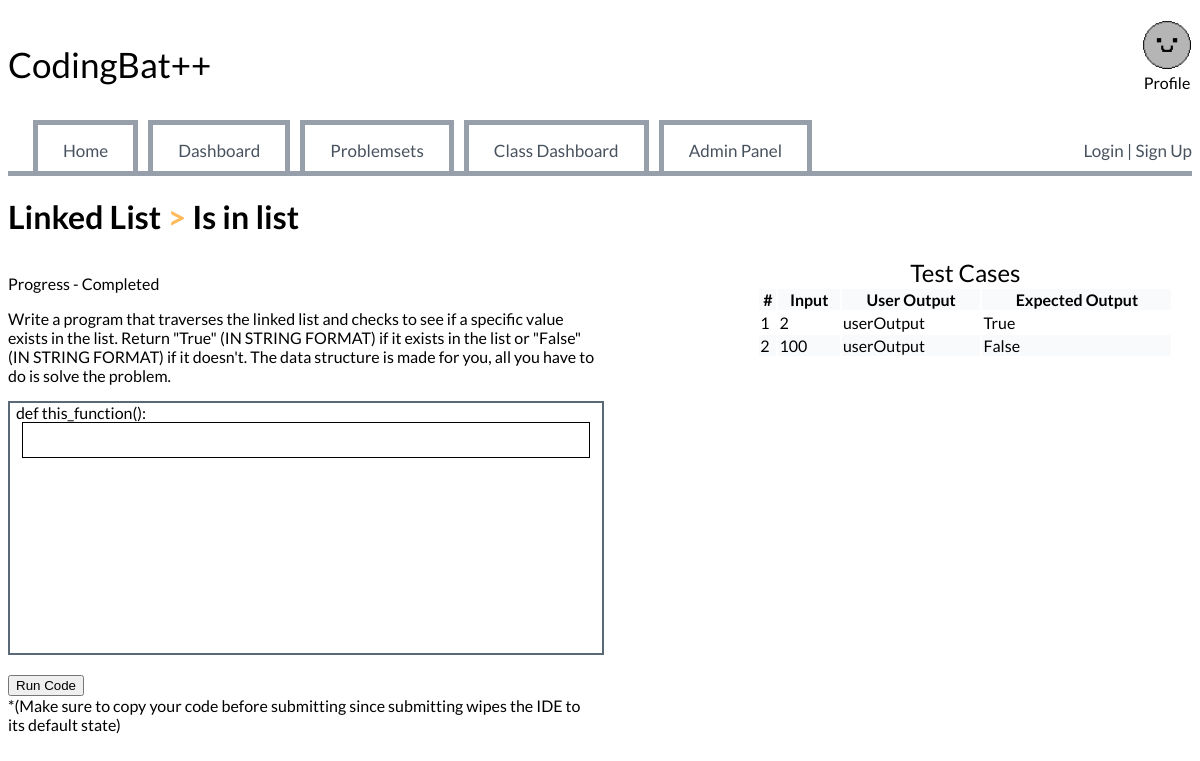
Screenshot of /problemsets/Linked List/Problem13 (signed in) with the database file from the repository.
### website/models.py (models this page shows)
class ProblemCategory(db.Model):
    __tablename__ = 'problem_categories'
    id = db.Column(db.Integer, primary_key=True)
    name = db.Column(db.String(100), unique=True, nullable=False)
    description = db.Column(db.Text, nullable=True)
    problems = db.relationship('Problems', lazy=True)

class Problems(db.Model):
    id = db.Column(db.Integer, primary_key=True)
    problemName = db.Column(db.String(100), nullable=False, unique=True)
    function = db.Column(db.Text, nullable=False)
    description = db.Column(db.Text, nullable=False)
    difficulty = db.Column(db.String(80), nullable=False)
    users = db.relationship('User', secondary='user_progress', back_populates='problems', lazy='dynamic')
    user_progress = db.relationship('Progress', back_populates='problem', lazy='dynamic', cascade="all, delete-orphan")
    category_id = db.Column(db.Integer, db.ForeignKey('problem_categories.id'), nullable=False)
    category = db.relationship('ProblemCategory', backref=db.backref('problem_set', lazy=True), overlaps='problems')
    test_cases = db.relationship('TestCases', backref='problem', lazy=True, cascade="all, delete")

class TestCases(db.Model):
    __tablename__ = "test_cases"
    id = db.Column(db.Integer, primary_key=True)
    Problem_ID = db.Column(db.Integer, db.ForeignKey('problems.id', ondelete="CASCADE"), nullable=False)
    input_data = db.Column(db.Text, nullable=False)
    expected_output = db.Column(db.Text, nullable=False)

### website/problems.py (the view)
@problems.route("/<category_name>/Problem<int:problem_id>", methods=["GET", "POST"])
@login_required # Makes only logged in users able to access this route.
def problem_view(problem_id, category_name):
    problem = Problems.query.get_or_404(problem_id)
    category = ProblemCategory.query.get_or_404(problem.category_id)
    progress = Progress.query.filter_by(User_ID=current_user.id, Problem_ID=problem.id).first()
    test_cases = TestCases.query.filter_by(Problem_ID = problem.id).all()
    if not progress:
        progress = Progress(User_ID=current_user.id, Problem_ID=problem.id)
        db.session.add(progress)
        db.session.commit()
    userOutput = request.args.getlist("userOutput")
    return render_template('problemset_base.html', problem=problem, categoryName=category.name, test_cases=test_cases, progress=progress, userOutput=userOutput)

### website/templates/problemset_base.html (shortened to what this page needs)
{% extends 'base.html' %}
{% block content %}
    <h1><a href="{{url_for('problemsets_blueprint.category_page', category_name=categoryName)}}" class="problemsetName">{% block problemsetName %} <span id="catName">{{categoryName}}</span> {% endblock %}</a> <span class="gold">></span> {% block problemName %}{{ problem.problemName }}{% endblock %}</h1>
    <div class="row">
        <div class="column">
            <div class="problemDescription">
                <p>
                    Progress - {% if progress.completed %} Completed {% else %}  In Progress {% endif%}
                </p>
                <p>
                    {% block problemDescription %}{{ problem.description }}{% endblock %}
                </p>
            </div>
            <div>
                    <form name="code" method="POST" action="{{ url_for('problemsets_blueprint.solve_problem', problem_id=problem.id, category_name=categoryName) }}">
                    <div class="codeEditor">
                        <div class="Method">def this_function(): </div>
                        <textarea oninput="autoResize()" name="CodeEditorInput" id="Editor"></textarea>
                    </div>
                    <br>
                    <button type="submit" name="RunCode" id="problemBTN">Run Code</button> <br> <span class="important">*(Make sure to copy your code before submitting since submitting wipes the IDE to its default state)</span>
                </form>
            </div>
        </div>
        <div class="column" id="test-cases">
            <table id="testCaseTable">
                <caption style="font-size: 150%;">Test Cases</caption>
                <tr>
                    <th>#</th>
                    <th>Input</th>
                    <th>User Output</th>
                    <th>Expected Output</th>
                </tr>
                {% for test in test_cases %}
                    <tr>
                        <td>{{loop.index}}</td>
                        <td>{{test.input_data}}</td>
                            {% if userOutput %}
                                <td>{{userOutput[loop.index-1]}}</td>
                            {% else %} <td>userOutput</td>
                            {% endif %}
                        <td>{{test.expected_output}}</td>
                    </tr>
                {% endfor %}
            </table>
        </div>
    </div>
{% endblock %}

### website/static/styles.css (style rules this page uses)
body { font-family: 'Lato'; }
.row { display: flex; }
.column { flex: 1; }
.gold { color: #FFBA5C; }
tr:nth-child(odd) { background-color: #F9FAFC; }
.problemDescription { text-align: left; }
.codeEditor { width: 100%; min-height: 250px; height: fit-content; border: 2px solid #5A6978 ; }
#Editor { display: block; height: auto; border: 1px black solid; overflow: hidden; resize: none; margin-left: 2%; width: 95%; }
.Method { margin-left: 1%; }
.problemsetName { text-decoration: none; color: inherit; }
#test-cases { display: grid; justify-content: center; align-items: center; }
#testCaseTable { width: 150%; align-self: flex-start; }

### rows the page displays
ProblemCategory: name "Linked List"
Problems: problemName "Is in list", description "Write a program that traverses the linked list and checks to see if a specific value exists in the list. Return \"True\" (IN STRING FORMAT) if it exists in the list or \"False\" (IN STRING FORMAT) if it doesn't. The data structure is made for you, all you have to do is solve the problem."
TestCases: input_data "2", expected_output "True"
TestCases: input_data "100", expected_output "False"
